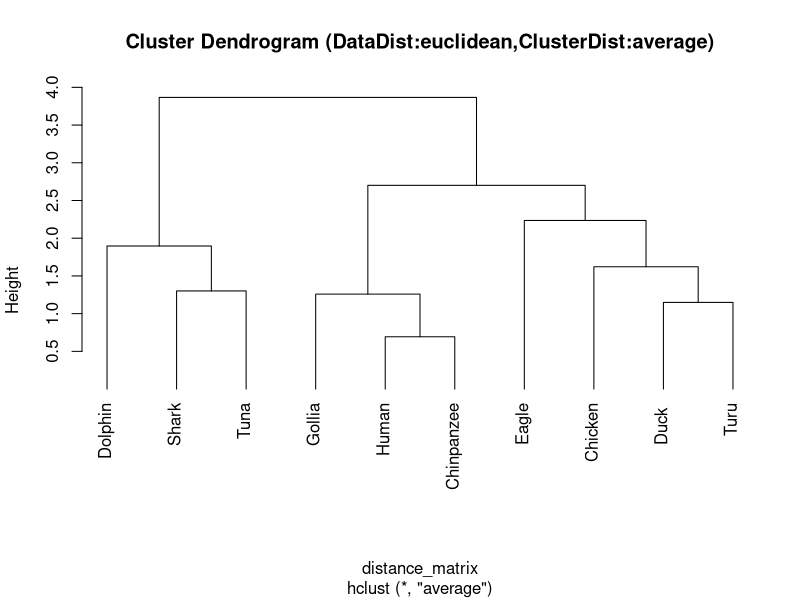
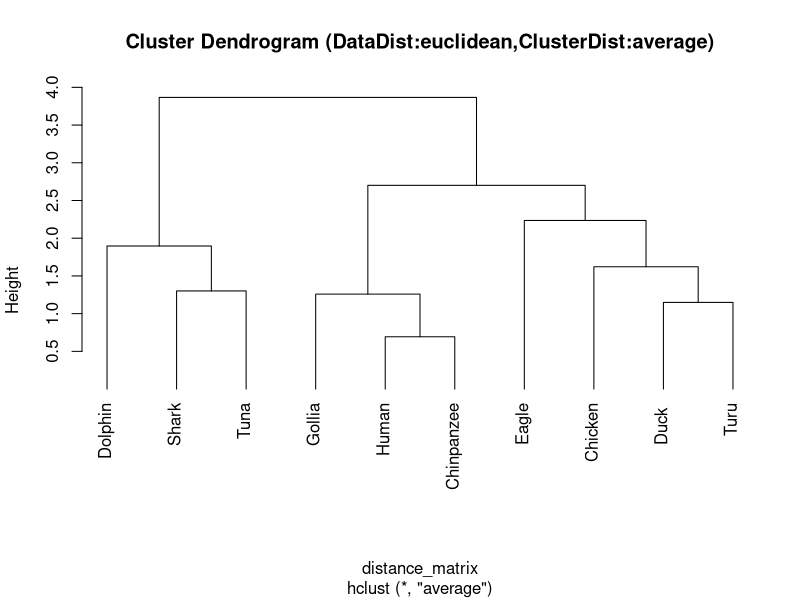

These charts were generated, in order, by the following R code:
### 同じディレクトリ内に保存しているCSVファイル形式のデータセットを読み込む.
### 注意：ダウンロードしたファイルはmacOSではデフォルトで ~/Downloads 以下に保存される．
### 1列目のデータを行名としてデータを読み込む
setwd("/cloud/project/")#作業ディレクトリの設定
dataset <- read.csv("./animals.csv",row.names=1)

### datasetがどのようなものか確認
print(dataset)

### データの正規化を行うか決定する
is_scale <- T #T=正規化を行う; F=正規化を行わない
### is_scale=Tならばデータの正規化を行う
if(is_scale==T) dataset <- scale(dataset)

### 再度datasetの確認
print(dataset)

### データ間の距離を定義する。(以下の3つから任意の距離を選択する)
data_dist_method <- "euclidean"     #ユークリッド距離
#data_dist_method <- "manhattan"     #マンハッタン距離
#data_dist_method <- "maximum"       #最大距離

### 全データ間の距離をdata_dist_methodの距離定義に基づいて計算する（距離行列を求める）
distance_matrix <- dist(dataset, method=data_dist_method)

### 距離行列の確認
print(as.matrix(distance_matrix))

### クラスター間の距離の計算方法を決める。(以下の3つから任意の距離を選択する)
cluster_dist_method <- "average"   #群平均法
#cluster_dist_method <- "single"    #最小距離法
#cluster_dist_method <- "complete"  #最大距離法

### 距離行列からcluster_dist_methodで定義したクラスター距離定義に基づいてクラスター分析を行う
cl_result <- hclust(distance_matrix, method=cluster_dist_method)

### クラスター分析結果の系統樹を出力する
plot(cl_result, hang=-1, main=sprintf("Cluster Dendrogram (DataDist:%s,ClusterDist:%s)",data_dist_method,cluster_dist_method))




### 出力結果の保存(作業ディレクトリに保存されるように設定)
pdf(sprintf("./cl_scale_%s_dtdis_%s_cldis_%s.pdf",is_scale,data_dist_method,cluster_dist_method), paper="a4r", width=10, height=8)
plot(cl_result, hang=-1, main=sprintf("Cluster Dendrogram (DataDist:%s,ClusterDist:%s)",data_dist_method,cluster_dist_method))
dev.off()

### 距離行列の保存
write.csv(as.matrix(distance_matrix), file=sprintf("./distance_matrix_scale_%s_%s.csv",is_scale, data_dist_method))
